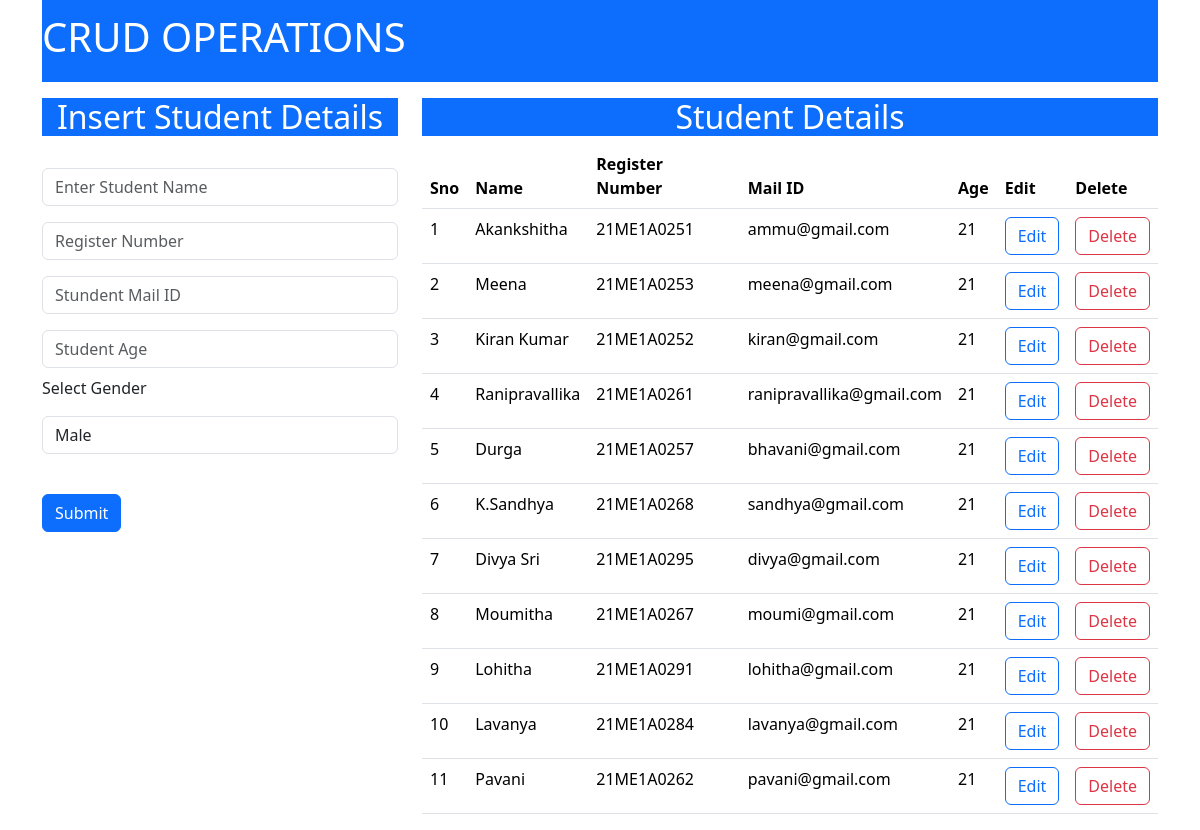
Before: / with the older database file.
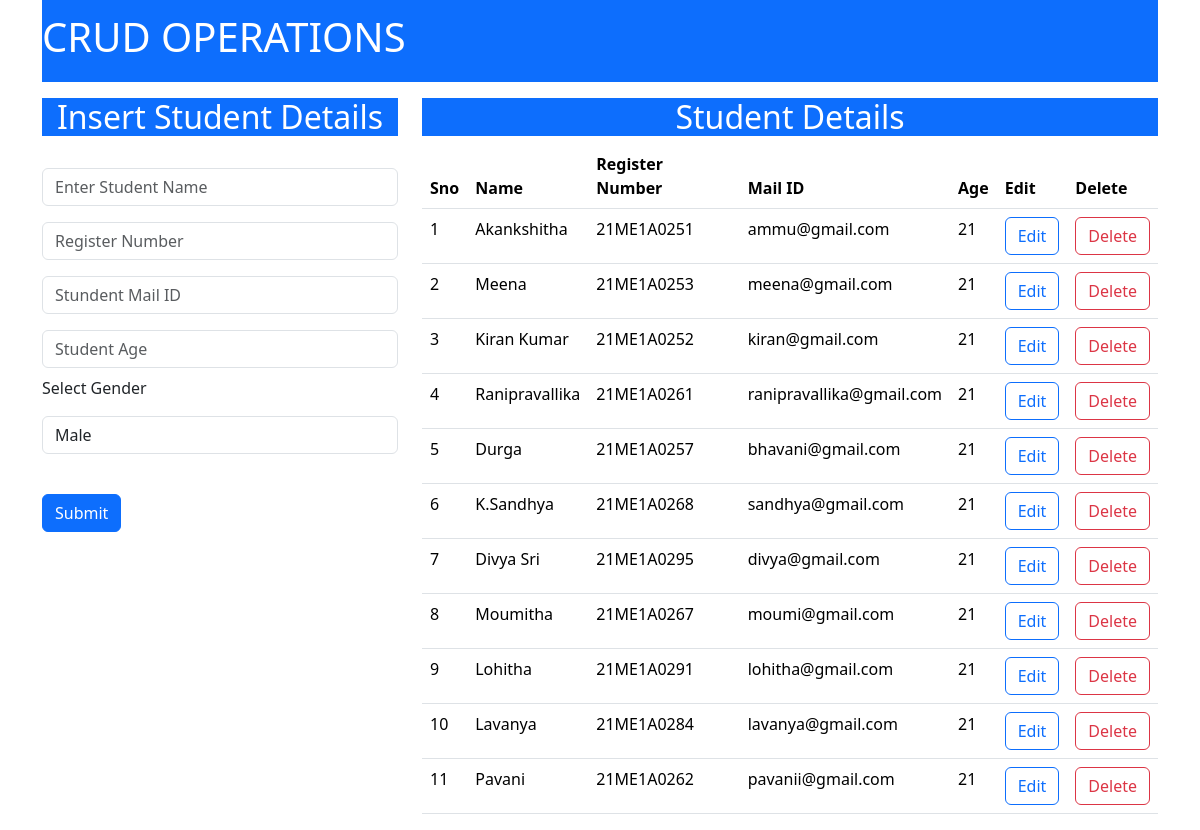
After: the same page with the newer database file.
### app/models.py (models this page shows, shortened)
class Student(models.Model):
    Name=models.CharField(max_length=50);
    Register_Number=models.CharField(max_length=19);
    Mail_id=models.CharField(max_length=20);
    Age=models.IntegerField();

### app/views.py (the view)
# urls.py: path('', views.wonder,name="wonder"),
def wonder(request):
    data=Student.objects.all()
    context={"data":data}
    return render(request,"home.html",context)

### templates/home.html (shortened to what this page needs)
<!DOCTYPE html>
<html lang="en">
<head>
    <link href="https://cdn.jsdelivr.net/npm/bootstrap@5.3.3/dist/css/bootstrap.min.css" rel="stylesheet">
</head>
<body>
    <div class="container">
        <nav class="navbar navbar-expand-lg navbar-dark bg-primary">
            <a class="navbar-brand" href="#"><h1>CRUD OPERATIONS</h1></a>
        </nav>
        <div class="mt-3">
            <div class="row">
                <div class="col-md-4">
                    <h2 class="bg-primary text-white text-center">Insert Student Details</h2><br>
                    <form action="/insert" method="post" > {% csrf_token %}
                        <div>
                        <input type="text" class="form-control" placeholder="Enter Student Name" name="name">
                        </div>
                        <div class="mt-3">
                        <input type="text" class="form-control" placeholder="Register Number" name="number">
                        </div>
                        <div class="mt-3">
                            <input type="text" class="form-control" placeholder="Stundent Mail ID" name="mail">
                        </div>
                        <div class="mt-3">
                            <input type="text" class="form-control" placeholder="Student Age" name="age">
                        </div>
                        <div class="mt-2">
                            <p>Select Gender</p>
                            <select class="form-control">
                                <option value="Male">Male</option>
                            </select>
                        </div>
                        <br>
                        <div class="mt-3">
                            <button type="submit" class="btn btn-primary" >Submit</button>
                        </div>
                    </form>
                </div>
                <div class="col-md-8">
                     <h2 class="text-center bg-primary text-white">Student Details</h2>
                     <table class="table">
                        <thead>
                            <tr>
                                <th>Sno</th>
                                <th>Name</th>
                                <th>Register Number</th>
                                <th>Mail ID</th>
                                <th>Age</th>
                                <th>Edit</th>
                                <th>Delete</th>
                            </tr>
                        </thead>
                        <tbody>
                            {% for x in data %}
                            <tr>
                                <td>{{forloop.counter}}</td>
                                <td>{{x.Name}}</td>
                                <td>{{x.Register_Number}}</td>
                                <td>{{x.Mail_id}}</td>
                                <td>{{x.Age}}</td>
                                <td><a button href="/update/{{x.id}}" class="btn btn-outline-primary">Edit </a></button></td>
                                <td><a button  href="/delete/{{x.id}}" class="btn btn-outline-danger">Delete </a></button></td>
                            </tr>
                            {% endfor %}
                        </tbody>
                     </table>
                </div>
            </div>
        </div>
    </div>
</body>
</html>

Changed rows visible on the page:
changed Student "Pavani": Mail_id "pavani@gmail.com" → "pavanii@gmail.com"
